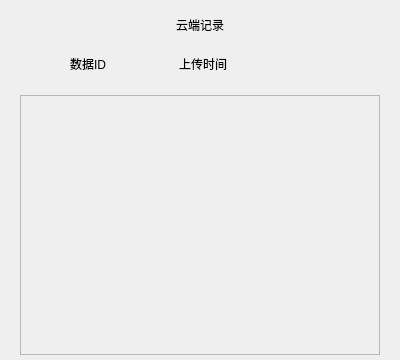
<?xml version="1.0" encoding="UTF-8"?>
<ui version="4.0">
 <class>Form</class>
 <widget class="QWidget" name="Form">
  <property name="geometry">
   <rect>
    <x>0</x>
    <y>0</y>
    <width>400</width>
    <height>360</height>
   </rect>
  </property>
  <property name="windowTitle">
   <string>Form</string>
  </property>
  <layout class="QVBoxLayout" name="verticalLayout_2">
   <property name="leftMargin">
    <number>0</number>
   </property>
   <property name="topMargin">
    <number>0</number>
   </property>
   <property name="rightMargin">
    <number>0</number>
   </property>
   <property name="bottomMargin">
    <number>0</number>
   </property>
   <item>
    <widget class="QStackedWidget" name="stackedWidget">
     <property name="currentIndex">
      <number>1</number>
     </property>
     <widget class="QWidget" name="loginPage">
      <layout class="QGridLayout" name="gridLayout" rowstretch="0,0,0" columnstretch="0,0,0">
       <property name="leftMargin">
        <number>0</number>
       </property>
       <property name="topMargin">
        <number>0</number>
       </property>
       <property name="rightMargin">
        <number>0</number>
       </property>
       <property name="bottomMargin">
        <number>0</number>
       </property>
       <item row="1" column="0">
        <spacer name="horizontalSpacer">
         <property name="orientation">
          <enum>Qt::Horizontal</enum>
         </property>
         <property name="sizeHint" stdset="0">
          <size>
           <width>40</width>
           <height>20</height>
          </size>
         </property>
        </spacer>
       </item>
       <item row="1" column="2">
        <spacer name="horizontalSpacer_2">
         <property name="orientation">
          <enum>Qt::Horizontal</enum>
         </property>
         <property name="sizeHint" stdset="0">
          <size>
           <width>40</width>
           <height>20</height>
          </size>
         </property>
        </spacer>
       </item>
       <item row="1" column="1">
        <widget class="QWidget" name="verticalWidget" native="true">
         <layout class="QVBoxLayout" name="verticalLayout">
          <property name="leftMargin">
           <number>30</number>
          </property>
          <property name="topMargin">
           <number>30</number>
          </property>
          <property name="rightMargin">
           <number>30</number>
          </property>
          <property name="bottomMargin">
           <number>30</number>
          </property>
          <item>
           <layout class="QHBoxLayout" name="horizontalLayout">
            <property name="bottomMargin">
             <number>10</number>
            </property>
            <item>
             <widget class="QLabel" name="img">
              <property name="minimumSize">
               <size>
                <width>100</width>
                <height>100</height>
               </size>
              </property>
              <property name="maximumSize">
               <size>
                <width>100</width>
                <height>100</height>
               </size>
              </property>
              <property name="text">
               <string/>
              </property>
             </widget>
            </item>
           </layout>
          </item>
          <item>
           <widget class="QLineEdit" name="editAccount">
            <property name="minimumSize">
             <size>
              <width>0</width>
              <height>30</height>
             </size>
            </property>
            <property name="inputMethodHints">
             <set>Qt::ImhPreferNumbers</set>
            </property>
            <property name="text">
             <string/>
            </property>
            <property name="placeholderText">
             <string>账号</string>
            </property>
           </widget>
          </item>
          <item>
           <widget class="QLineEdit" name="editPassword">
            <property name="minimumSize">
             <size>
              <width>0</width>
              <height>30</height>
             </size>
            </property>
            <property name="text">
             <string/>
            </property>
            <property name="echoMode">
             <enum>QLineEdit::PasswordEchoOnEdit</enum>
            </property>
            <property name="placeholderText">
             <string>密码</string>
            </property>
           </widget>
          </item>
          <item>
           <widget class="QPushButton" name="btnLogin">
            <property name="minimumSize">
             <size>
              <width>150</width>
              <height>40</height>
             </size>
            </property>
            <property name="text">
             <string>登录</string>
            </property>
           </widget>
          </item>
         </layout>
        </widget>
       </item>
       <item row="2" column="1">
        <spacer name="verticalSpacer">
         <property name="orientation">
          <enum>Qt::Vertical</enum>
         </property>
         <property name="sizeHint" stdset="0">
          <size>
           <width>20</width>
           <height>40</height>
          </size>
         </property>
        </spacer>
       </item>
       <item row="0" column="1">
        <spacer name="verticalSpacer_2">
         <property name="orientation">
          <enum>Qt::Vertical</enum>
         </property>
         <property name="sizeHint" stdset="0">
          <size>
           <width>20</width>
           <height>40</height>
          </size>
         </property>
        </spacer>
       </item>
      </layout>
     </widget>
     <widget class="QWidget" name="dataPage">
      <layout class="QVBoxLayout" name="verticalLayout_4">
       <property name="spacing">
        <number>0</number>
       </property>
       <property name="leftMargin">
        <number>20</number>
       </property>
       <property name="topMargin">
        <number>10</number>
       </property>
       <property name="rightMargin">
        <number>20</number>
       </property>
       <property name="bottomMargin">
        <number>5</number>
       </property>
       <item>
        <layout class="QHBoxLayout" name="horizontalLayout_2">
         <property name="bottomMargin">
          <number>0</number>
         </property>
         <item>
          <layout class="QVBoxLayout" name="verticalLayout_3">
           <property name="spacing">
            <number>0</number>
           </property>
           <property name="rightMargin">
            <number>0</number>
           </property>
           <item>
            <widget class="QLabel" name="lbTitle">
             <property name="minimumSize">
              <size>
               <width>0</width>
               <height>30</height>
              </size>
             </property>
             <property name="text">
              <string>云端记录</string>
             </property>
             <property name="alignment">
              <set>Qt::AlignCenter</set>
             </property>
            </widget>
           </item>
           <item>
            <widget class="QWidget" name="header" native="true">
             <property name="minimumSize">
              <size>
               <width>0</width>
               <height>35</height>
              </size>
             </property>
             <layout class="QHBoxLayout" name="lyHeader">
              <property name="leftMargin">
               <number>18</number>
              </property>
              <property name="topMargin">
               <number>1</number>
              </property>
              <property name="rightMargin">
               <number>18</number>
              </property>
              <item>
               <widget class="QLabel" name="label">
                <property name="minimumSize">
                 <size>
                  <width>45</width>
                  <height>45</height>
                 </size>
                </property>
                <property name="maximumSize">
                 <size>
                  <width>100</width>
                  <height>16777215</height>
                 </size>
                </property>
                <property name="midLineWidth">
                 <number>0</number>
                </property>
                <property name="text">
                 <string>数据ID</string>
                </property>
                <property name="alignment">
                 <set>Qt::AlignCenter</set>
                </property>
               </widget>
              </item>
              <item>
               <widget class="QLabel" name="label_2">
                <property name="minimumSize">
                 <size>
                  <width>45</width>
                  <height>45</height>
                 </size>
                </property>
                <property name="text">
                 <string>上传时间</string>
                </property>
                <property name="alignment">
                 <set>Qt::AlignCenter</set>
                </property>
               </widget>
              </item>
              <item>
               <spacer name="horizontalSpacer_3">
                <property name="orientation">
                 <enum>Qt::Horizontal</enum>
                </property>
                <property name="sizeType">
                 <enum>QSizePolicy::Fixed</enum>
                </property>
                <property name="sizeHint" stdset="0">
                 <size>
                  <width>100</width>
                  <height>20</height>
                 </size>
                </property>
               </spacer>
              </item>
             </layout>
            </widget>
           </item>
           <item>
            <widget class="QScrollArea" name="scrollArea">
             <property name="widgetResizable">
              <bool>true</bool>
             </property>
             <widget class="QWidget" name="scrollAreaWidgetContents">
              <property name="geometry">
               <rect>
                <x>0</x>
                <y>0</y>
                <width>354</width>
                <height>252</height>
               </rect>
              </property>
              <layout class="QVBoxLayout" name="lyScroll">
               <property name="spacing">
                <number>0</number>
               </property>
              </layout>
             </widget>
            </widget>
           </item>
           <item>
            <layout class="QVBoxLayout" name="lyPagination"/>
           </item>
          </layout>
         </item>
        </layout>
       </item>
      </layout>
     </widget>
    </widget>
   </item>
  </layout>
 </widget>
 <resources/>
 <connections/>
</ui>
